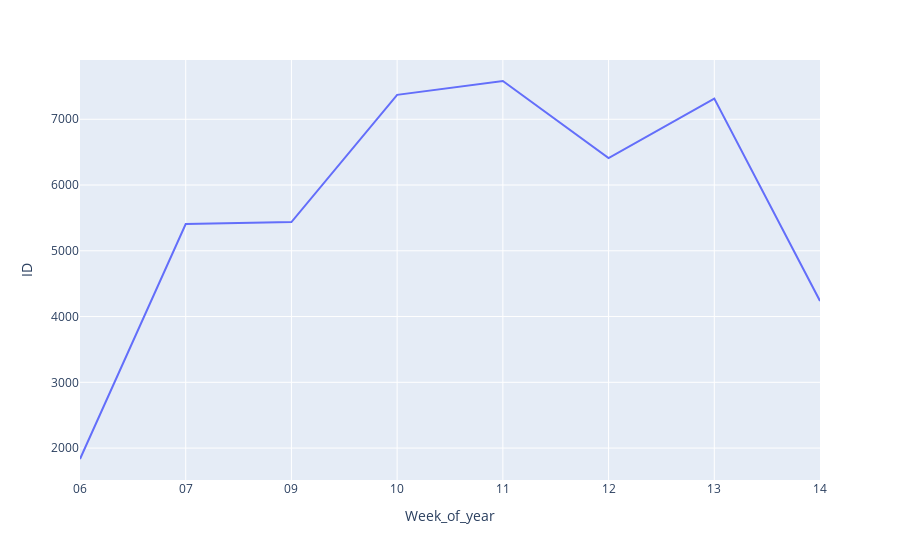

Source (notebook cell):
### Code cell
df['Week_of_year'] = df['Order_Date'].dt.strftime("%U")
coluns = ['Week_of_year' , 'ID']
df_aux = df.loc[: , coluns].groupby('Week_of_year').count().reset_index()

px.line(df_aux , x='Week_of_year', y='ID')

### Figure 1 — Plotly figure (JSON) as saved in the notebook; plotly's stock layout.template omitted (floating-point values rounded to 4 significant figures)
{"data": [{"hovertemplate": "Week_of_year=%{x}<br>ID=%{y}<extra></extra>", "legendgroup": "", "line": {"color": "#636efa", "dash": "solid"}, "marker": {"symbol": "circle"}, "mode": "lines", "name": "", "orientation": "v", "showlegend": false, "type": "scatter", "x": ["06", "07", "09", "10", "11", "12", "13", "14"], "xaxis": "x", "y": [1834, 5408, 5437, 7371, 7582, 6410, 7314, 4237], "yaxis": "y"}], "layout": {"legend": {"tracegroupgap": 0}, "margin": {"t": 60}, "xaxis": {"anchor": "y", "domain": [0, 1], "title": {"text": "Week_of_year"}}, "yaxis": {"anchor": "x", "domain": [0, 1], "title": {"text": "ID"}}}}
